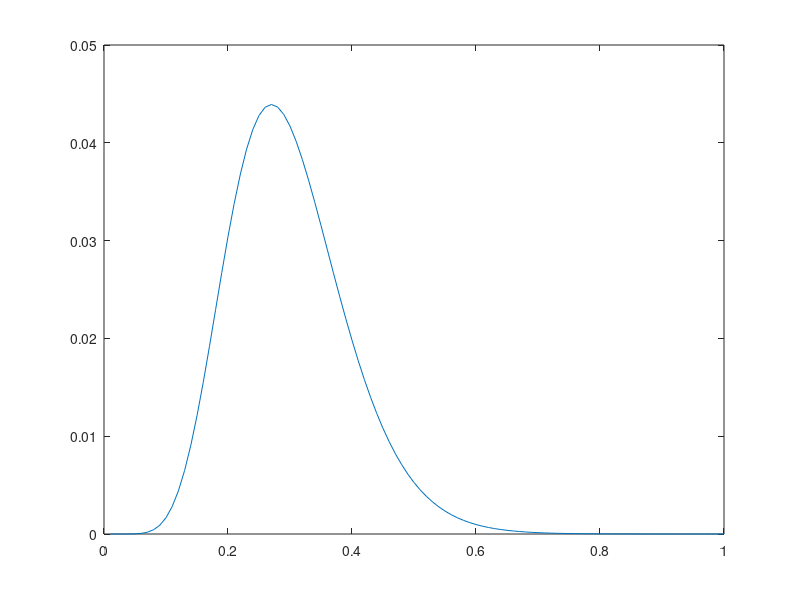
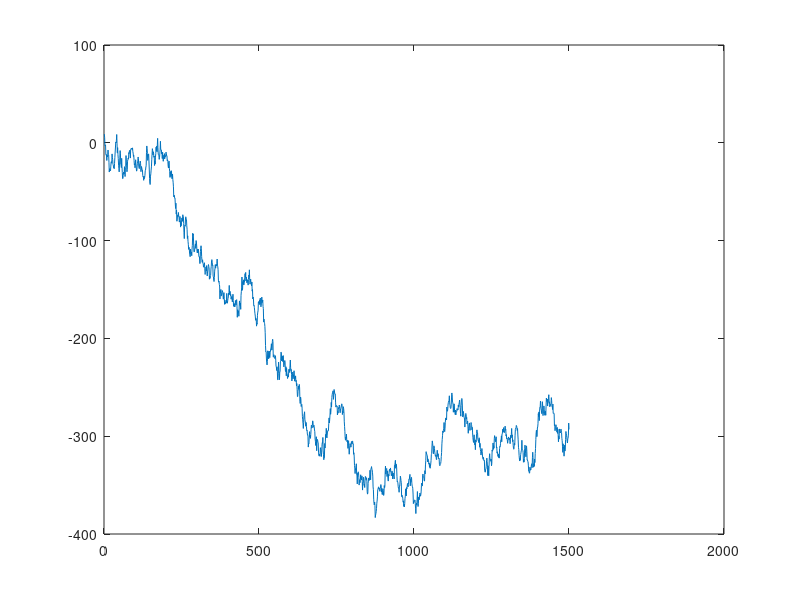
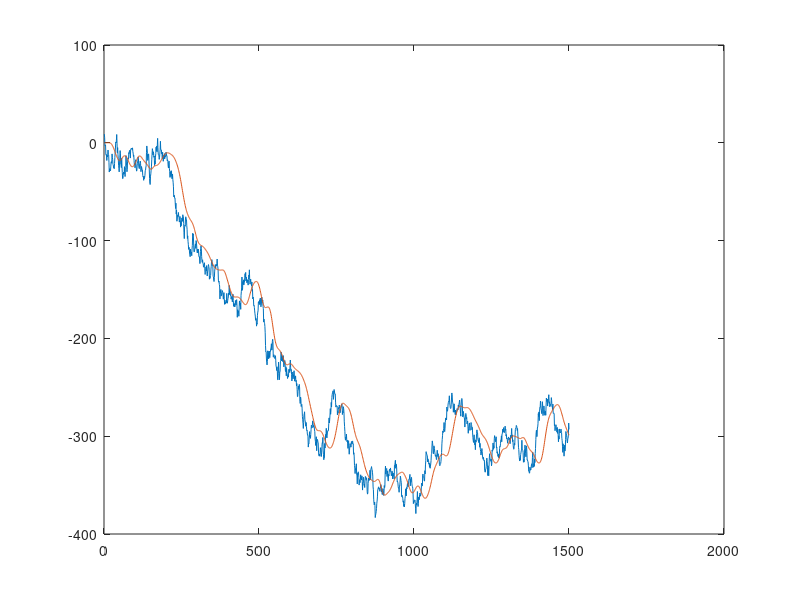

Source code (MATLAB) for these figures, in order: (Note: this script raises an error after producing the figures.)

% Make fake impulse response function with Gamma function (gammapdf)

fake_IRF = gampdf(1:100,10,3);

figure
plot((1:100)/100,fake_IRF)

%%

% Make fake random walk signal with SD = 3 (likely experimental condition)
% 100 "trials"

for i = 1:100

    % Random walk:

    stim_RW = normrnd(0, 5, [1,1500]);
    stim_RW = cumsum(stim_RW);

    all_stim_RW(i,:) = stim_RW;

    % Sinusoid:

    f = 1/120;
    p = 120;
    a = 8;
    t = 1:1:1500;
    %y = a*sin(2*pi*f*t);
    y = a*sin(mod(t,p)*(2*pi/p));
    
    all_stim_SW(i,:) = y;

end

%%

figure

plot(all_stim_RW(1,:))
hold on;
% plot(all_stim_SW(1,:))


% Combine

%all_stim = all_stim_RW + all_stim_SW;
all_stim = all_stim_RW;

%%

% Pad IRF to center peak within the array

IRF_pad = [zeros(1,32), fake_IRF];

% Convolve IRF with signal

for t = 1:size(all_stim,1)
    %resp(t,:) = conv(all_stim(t,:), flip(fake_IRF), 'same');
    %resp(t,:) = conv(flip(IRF_pad), all_stim(t,:), 'same');
    resp(t,:) = conv(all_stim(t,:), fake_IRF, 'full');

end

% Plot stuff

figure

plot(all_stim(1,:))
hold on;
plot(resp(1,1:1500))

%%

% Take difference 

stim_diff = diff(all_stim,1,2);
resp_diff = diff(resp,1,2);

% Cross correlate

smpVal = 1:1:size(stim_diff,2);     % Values at which time series are sampled
maxLagVal = 120;                    % Maximum lag (in units of smpVal)
bPLOT = 0;                          % Plot or not
bPLOTall = 0;                       % Plot or not   


for t = 1:size(all_stim,1)
   
    [r, lags] = xcorrEasy(stim_diff(t,:)',resp_diff(t,:)', smpVal', maxLagVal, 'coeff', [], bPLOT, bPLOTall);

    all_r(t,:) = r;
    all_lags(t,:) = lags;
end

%%

% Average cross correlation

avg_xcorr_5 = mean(all_r,1);
avg_lag_5 = mean(all_lags,1);

% Plot stuff

figure
plot(avg_lag_5/60,avg_xcorr_5)
xlim([0 1])
